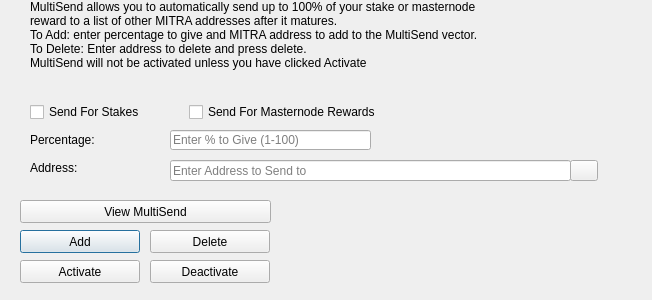
<?xml version="1.0" encoding="UTF-8"?>
<ui version="4.0">
 <class>MultiSendDialog</class>
 <widget class="QDialog" name="MultiSendDialog">
  <property name="windowModality">
   <enum>Qt::NonModal</enum>
  </property>
  <property name="geometry">
   <rect>
    <x>0</x>
    <y>0</y>
    <width>652</width>
    <height>300</height>
   </rect>
  </property>
  <property name="windowTitle">
   <string>MultiSend</string>
  </property>
  <widget class="QLineEdit" name="multiSendPercentEdit">
   <property name="geometry">
    <rect>
     <x>170</x>
     <y>130</y>
     <width>201</width>
     <height>20</height>
    </rect>
   </property>
   <property name="toolTip">
    <string>Enter whole numbers 1 - 100</string>
   </property>
   <property name="placeholderText">
    <string>Enter % to Give (1-100)</string>
   </property>
  </widget>
  <widget class="QLineEdit" name="multiSendAddressEdit">
   <property name="geometry">
    <rect>
     <x>170</x>
     <y>160</y>
     <width>401</width>
     <height>21</height>
    </rect>
   </property>
   <property name="toolTip">
    <string/>
   </property>
   <property name="placeholderText">
    <string>Enter Address to Send to</string>
   </property>
  </widget>
  <widget class="QLabel" name="label_2">
   <property name="geometry">
    <rect>
     <x>30</x>
     <y>0</y>
     <width>451</width>
     <height>121</height>
    </rect>
   </property>
   <property name="lineWidth">
    <number>1</number>
   </property>
   <property name="text">
    <string>MultiSend allows you to automatically send up to 100% of your stake or masternode reward to a list of other MITRA addresses after it matures.
To Add: enter percentage to give and MITRA address to add to the MultiSend vector.
To Delete: Enter address to delete and press delete.
MultiSend will not be activated unless you have clicked Activate</string>
   </property>
   <property name="alignment">
    <set>Qt::AlignLeading|Qt::AlignLeft|Qt::AlignTop</set>
   </property>
   <property name="wordWrap">
    <bool>true</bool>
   </property>
  </widget>
  <widget class="QLabel" name="message">
   <property name="geometry">
    <rect>
     <x>290</x>
     <y>200</y>
     <width>351</width>
     <height>91</height>
    </rect>
   </property>
   <property name="text">
    <string/>
   </property>
  </widget>
  <widget class="QPushButton" name="addButton">
   <property name="geometry">
    <rect>
     <x>20</x>
     <y>230</y>
     <width>120</width>
     <height>23</height>
    </rect>
   </property>
   <property name="toolTip">
    <string/>
   </property>
   <property name="statusTip">
    <string>Add to MultiSend Vector</string>
   </property>
   <property name="text">
    <string>Add</string>
   </property>
  </widget>
  <widget class="QPushButton" name="disableButton">
   <property name="geometry">
    <rect>
     <x>150</x>
     <y>260</y>
     <width>120</width>
     <height>23</height>
    </rect>
   </property>
   <property name="statusTip">
    <string>Deactivate MultiSend</string>
   </property>
   <property name="text">
    <string>Deactivate</string>
   </property>
  </widget>
  <widget class="QPushButton" name="addressBookButton">
   <property name="geometry">
    <rect>
     <x>570</x>
     <y>160</y>
     <width>28</width>
     <height>21</height>
    </rect>
   </property>
   <property name="toolTip">
    <string>Choose an address from the address book</string>
   </property>
   <property name="text">
    <string/>
   </property>
   <property name="icon">
    <iconset resource="../mitra.qrc">
     <normaloff>:/icons/address-book</normaloff>:/icons/address-book</iconset>
   </property>
   <property name="shortcut">
    <string>Alt+A</string>
   </property>
   <property name="autoDefault">
    <bool>false</bool>
   </property>
  </widget>
  <widget class="QLabel" name="label">
   <property name="geometry">
    <rect>
     <x>30</x>
     <y>130</y>
     <width>121</width>
     <height>20</height>
    </rect>
   </property>
   <property name="toolTip">
    <string>Percentage of stake to send</string>
   </property>
   <property name="text">
    <string>Percentage:</string>
   </property>
  </widget>
  <widget class="QLabel" name="label_5">
   <property name="geometry">
    <rect>
     <x>30</x>
     <y>160</y>
     <width>111</width>
     <height>16</height>
    </rect>
   </property>
   <property name="toolTip">
    <string>Address to send portion of stake to</string>
   </property>
   <property name="text">
    <string>Address:</string>
   </property>
  </widget>
  <widget class="QPushButton" name="deleteButton">
   <property name="geometry">
    <rect>
     <x>150</x>
     <y>230</y>
     <width>120</width>
     <height>23</height>
    </rect>
   </property>
   <property name="toolTip">
    <string/>
   </property>
   <property name="statusTip">
    <string>Delete Address From MultiSend Vector</string>
   </property>
   <property name="text">
    <string>Delete</string>
   </property>
  </widget>
  <widget class="QPushButton" name="activateButton">
   <property name="geometry">
    <rect>
     <x>20</x>
     <y>260</y>
     <width>120</width>
     <height>23</height>
    </rect>
   </property>
   <property name="statusTip">
    <string>Activate MultiSend</string>
   </property>
   <property name="text">
    <string>Activate</string>
   </property>
  </widget>
  <widget class="QPushButton" name="viewButton">
   <property name="geometry">
    <rect>
     <x>20</x>
     <y>200</y>
     <width>251</width>
     <height>23</height>
    </rect>
   </property>
   <property name="toolTip">
    <string/>
   </property>
   <property name="statusTip">
    <string>View MultiSend Vector</string>
   </property>
   <property name="text">
    <string>View MultiSend</string>
   </property>
  </widget>
  <widget class="QWidget" name="horizontalLayoutWidget">
   <property name="geometry">
    <rect>
     <x>30</x>
     <y>100</y>
     <width>351</width>
     <height>24</height>
    </rect>
   </property>
   <layout class="QHBoxLayout" name="horizontalLayout">
    <item>
     <widget class="QCheckBox" name="multiSendStakeCheckBox">
      <property name="text">
       <string>Send For Stakes</string>
      </property>
     </widget>
    </item>
    <item>
     <widget class="QCheckBox" name="multiSendMasternodeCheckBox">
      <property name="text">
       <string>Send For Masternode Rewards</string>
      </property>
     </widget>
    </item>
   </layout>
  </widget>
 </widget>
 <resources>
  <include location="../mitra.qrc"/>
 </resources>
 <connections/>
</ui>
